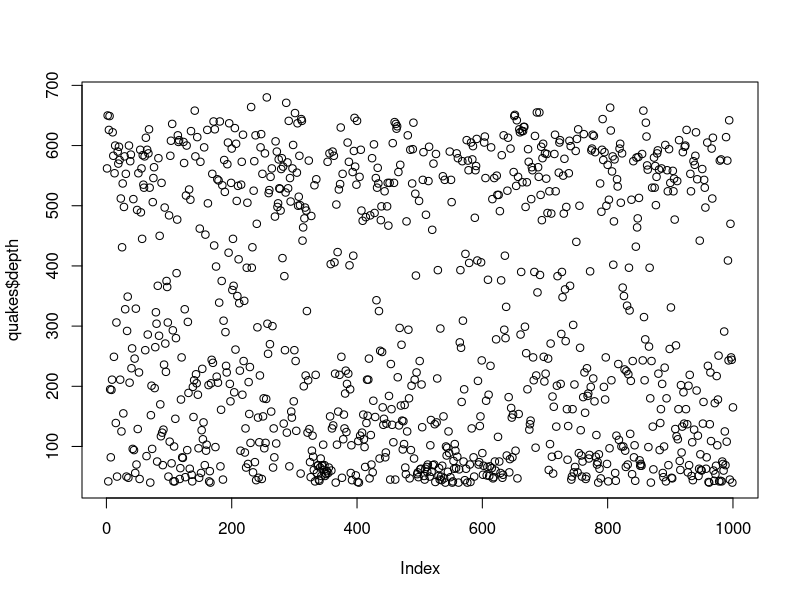
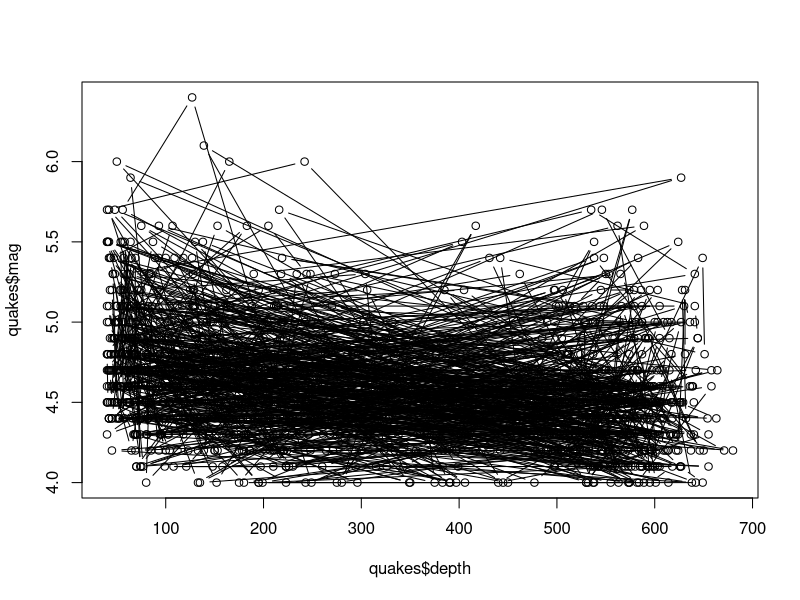
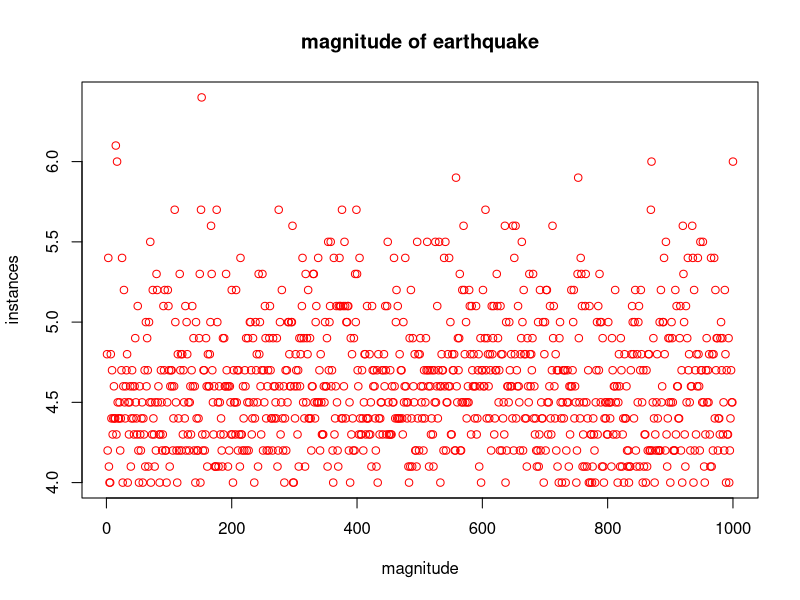
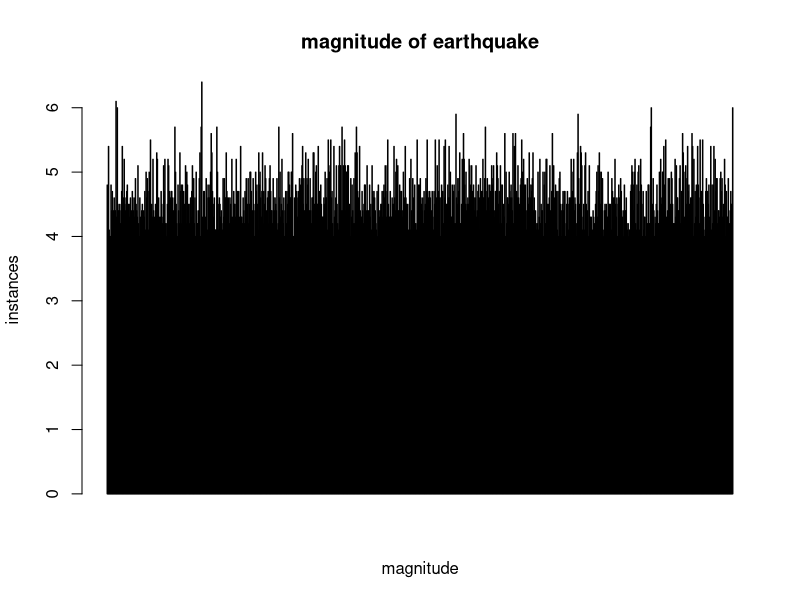
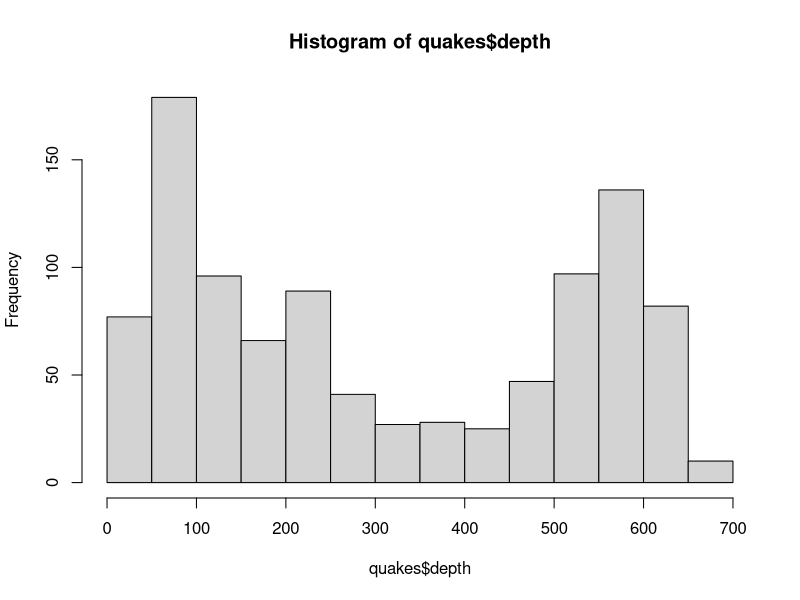
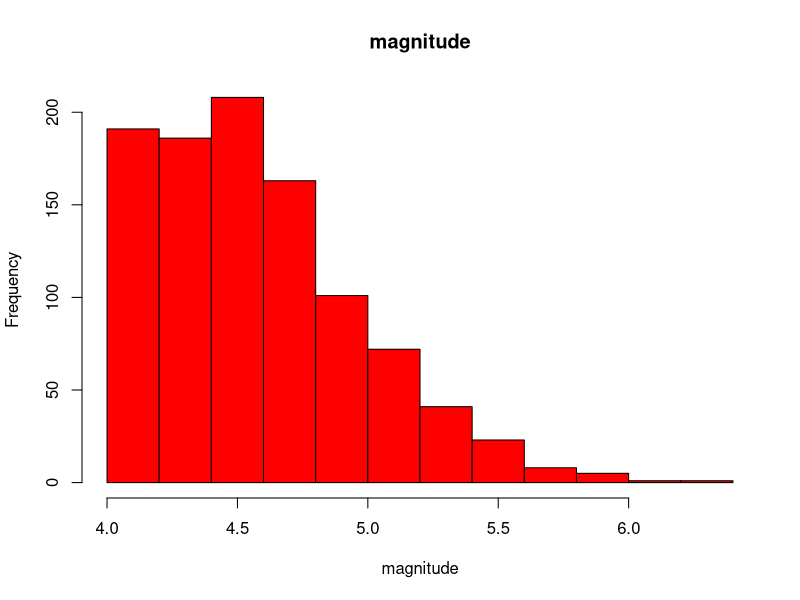
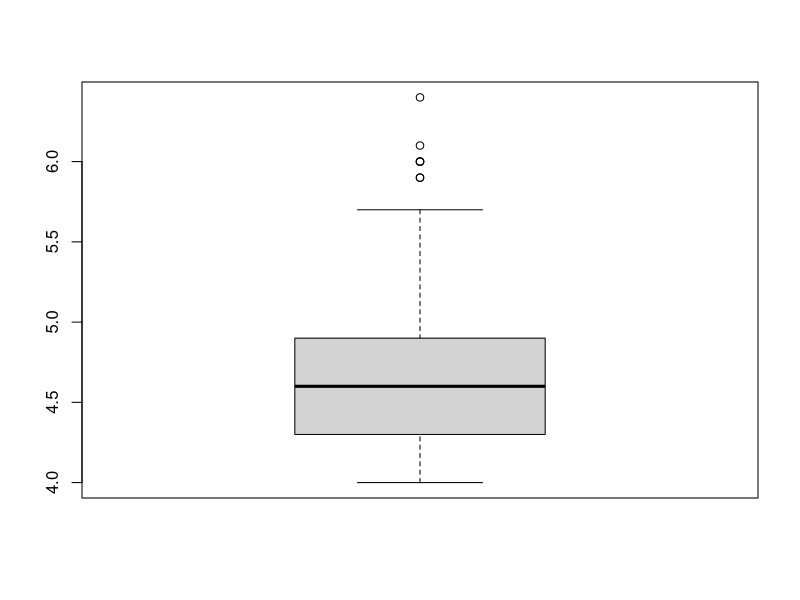
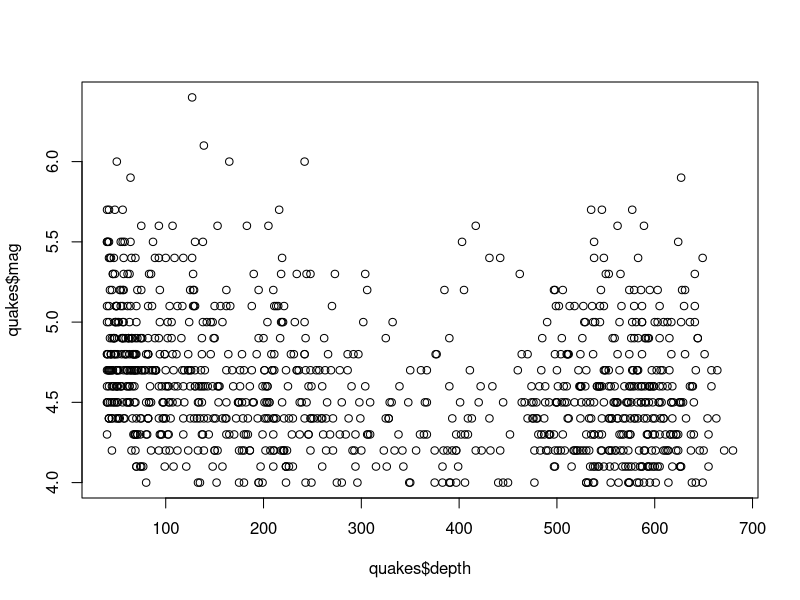

The R script that drew these images, in order:
e_quakes<- datasets::quakes
head(quakes,10)
tail(quakes,10)
quakes[,c(1,2)]
quakes$mag
df<-quakes[,-5]
summary(quakes[,c(1,2,3)])
quakes$stations
plot(quakes$depth)
plot(quakes$depth,quakes$mag,type="b")
plot(quakes$mag,main='magnitude of earthquake',xlab='magnitude',ylab='instances',col='red')
barplot(quakes$mag,main='magnitude of earthquake',xlab='magnitude',ylab='instances',col='blue')
hist(quakes$depth)
hist(quakes$mag,main='magnitude',xlab='magnitude',col='red')
boxplot(quakes$mag)
boxplot.stats(quakes$mag)$out
plot(quakes$depth,quakes$mag)
plot(quakes)
